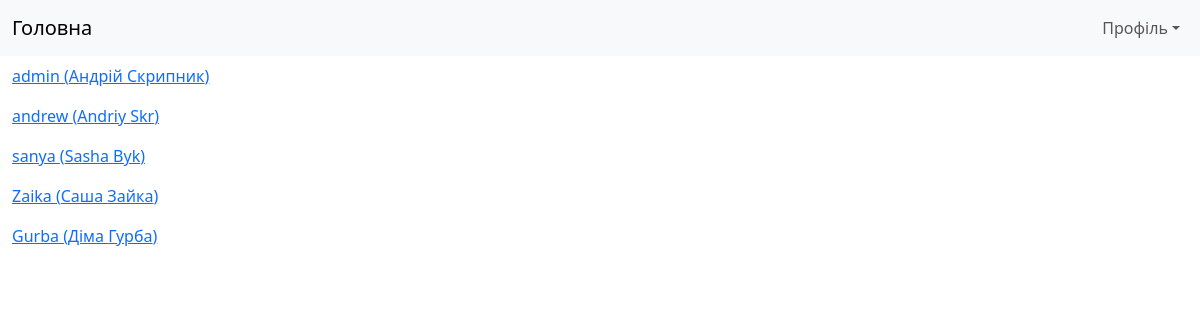
The app's page /players (signed in) with its own data.
### main/models.py (models this page shows, shortened)
class Player(AbstractUser):
    avatar = models.ImageField(upload_to=player_avatar_path, blank=True, default='avatars/default.png', verbose_name='Аватар')
    created_at = models.DateTimeField(auto_now_add=True)
    first_name = models.CharField(max_length=50, verbose_name="Ім'я")
    last_name = models.CharField(max_length=50, verbose_name="Прізвище")
    username = models.CharField(max_length=150, unique=True, verbose_name="Логін")
    class Meta(AbstractUser.Meta):
        verbose_name = 'Гравець'

### main/views.py (the view)
# urls.py: path('players', players, name='players'),
@login_required
def players(request):
    players = Player.objects.all()
    context = {'players': players}
    return render(request, 'main/players.html', context=context)

### main/templates/main/players.html (shortened to what this page needs)
{% extends 'layout/basic.html' %}
{% load django_bootstrap5 %}
{% block content %}
{% for player in players %}
    <p> <a href="{% url 'main:player' player.pk %}">{{ player.username }}
    {% if player.first_name and player.last_name %}
        ({{ player.first_name }} {{ player.last_name }})
    {% endif %}
    </a></p>
{% endfor %}
{% endblock %}

### main/templates/layout/basic.html (shortened to what this page needs)
{% load django_bootstrap5 %}
{% load static %}
<!DOCTYPE html>
<html>
    <head>
        {% bootstrap_css %}
        <link rel="stylesheet" type="text/css"
              href="{% static 'main/style.css' %}">
    </head>
    <body class="container-fluid">
        <nav class="row navbar navbar-expand-md bg-light">
            <div class="col container">
                <a class="navbar-brand"
                   href="{% url 'main:index' %}">Головна</a>
                <div class="collapse navbar-collapse justify-content-end"
                     id="navbarNav">
                    <div class="navbar-nav">
                        {% if user.is_authenticated %}
                        <div class="nav-item dropdown">
                            <a class="nav-link dropdown-toggle"
                               data-bs-toggle="dropdown" href="#">Профіль</a>
                        </div>
                        {% else %}
                        <a class="nav-link" href="{% url 'main:register' %}">Реєстрація</a>
                        <a class="nav-link" href="{% url 'main:login' %}">Вхід</a>
                        {% endif %}
                    </div>
                </div>
            </div>
        </nav>
        <div class="row">
            <main class="col py-2">
                {% block content %}
                {% endblock %}
            </main>
        </div>
    </body>
</html>

### records on screen
Player: username "admin", first_name "Андрій", last_name "Скрипник"
Player: username "andrew", first_name "Andriy", last_name "Skr"
Player: username "sanya", first_name "Sasha", last_name "Byk"
Player: username "Zaika", first_name "Саша", last_name "Зайка"
Player: username "Gurba", first_name "Діма", last_name "Гурба"
